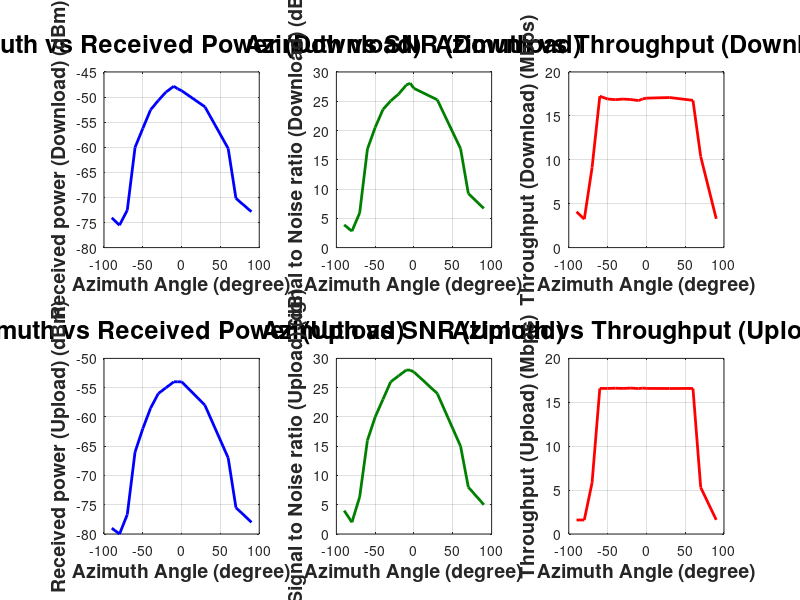
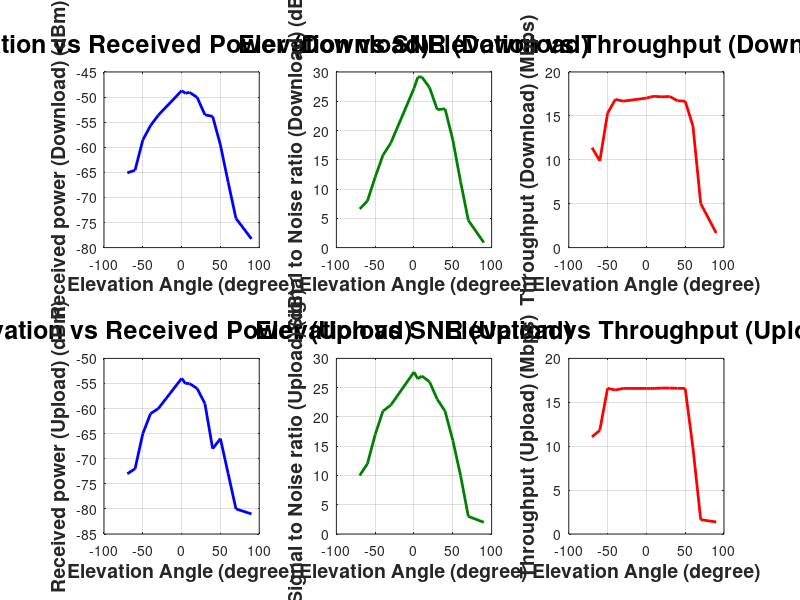

Reproduce these figures in MATLAB, in order.
clc; clear all; close all;

%a for azimuth, e for elevation, d for download, u for upload, p for
%received power, s for snr and d for data rate
a	=  [	-90	-80	-70	-60	-50	-40	-30	-20	-10	-5	0	30	60	70	90	];

apd	=  [	-74.06	-75.53	-72.53	-60.03	-56.25	-52.545	-50.67	-48.99	-47.84	-48.36	-48.73	-51.94	-60.25	-70.19	-72.86	];
asd	=  [	3.89	2.8	5.92	16.84	20.53	23.585	25.08	26.2	27.765	28.08	27.20	25.25	16.9	9.235	6.69	];
add	=  [	4.07	3.24	9.10	17.24	16.92	16.85	16.915	16.86	16.745	16.925	17.02	17.09	16.77	10.36	3.28	];

apu	=  [	-79	-80	-76.67	-66	-62	-58.5	-56	-55	-54	-54	-54.00	-58	-67	-75.5	-78	];
asu	=  [	4	2	6.33	16	20	23	26	27	28	28	27.67	24	15	8	5	];
adu	=  [	1.595	1.6	5.83	16.58	16.58	16.605	16.58	16.62	16.56	16.62	16.58	16.57	16.58	5.295	1.61	];
																	
e	=  [	-70	-60	-50	-40	-30	0	5	10	20	30	40	50	60	70	90	];

epd	=  [	-65.1	-64.58	-58.56	-55.67	-53.61	-48.73	-49.255	-49.045	-50.06	-53.53	-53.86	-59.56	-66.99	-74.17	-78.27	];
esd	=  [	6.6	7.975	12.04	15.79	17.84	27.20	29.135	29.16	27.35	23.57	23.71	18.4	11.26	4.65	0.85	];
edd	=  [	11.38	9.885	15.31	16.88	16.68	17.02	17.145	17.23	17.17	17.21	16.73	16.67	13.84	5.01	1.65	];

epu	=  [	-73	-72	-65	-61	-60	-54.00	-55	-55	-56	-59	-68	-66	-73	-80	-81	];
esu	=  [	10	12	17	21	22	27.67	26.5	27	26	23	21	16	10	3	2	];
edu	=  [	11.06	11.82	16.59	16.4	16.58	16.58	16.575	16.58	16.62	16.62	16.59	16.58	9.8	1.63	1.37	];


figure;
subplot(231);
plot(a,apd,'b','LineWidth',2);grid on;xlabel('Azimuth Angle (degree)','fontweight','bold','fontsize',14);ylabel('Received power (Download) (dBm)','fontweight','bold','fontsize',14);
title('Azimuth vs Received Power (Download)','fontsize',18);
subplot(232);
plot(a,asd,'color',[0 0.5 0],'LineWidth',2);grid on;xlabel('Azimuth Angle (degree)','fontweight','bold','fontsize',14);ylabel('Signal to Noise ratio (Download) (dB)','fontweight','bold','fontsize',14);
title('Azimuth vs SNR (Download)','fontsize',18);
subplot(233);
plot(a,add,'r','LineWidth',2);grid on;xlabel('Azimuth Angle (degree)','fontweight','bold','fontsize',14);ylabel('Throughput (Download) (Mbps)','fontweight','bold','fontsize',14);
title('Azimuth vs Throughput (Download)','fontsize',18);

subplot(234);
plot(a,apu,'b','LineWidth',2);grid on;xlabel('Azimuth Angle (degree)','fontweight','bold','fontsize',14);ylabel('Received power (Upload) (dBm)','fontweight','bold','fontsize',14);
title('Azimuth vs Received Power (Upload)','fontsize',18);
subplot(235);
plot(a,asu,'color',[0 0.5 0],'LineWidth',2);grid on;xlabel('Azimuth Angle (degree)','fontweight','bold','fontsize',14);ylabel('Signal to Noise ratio (Upload) (dB)','fontweight','bold','fontsize',14);
title('Azimuth vs SNR (Upload)','fontsize',18);
subplot(236);
plot(a,adu,'r','LineWidth',2);grid on;xlabel('Azimuth Angle (degree)','fontweight','bold','fontsize',14);ylabel('Throughput (Upload) (Mbps)','fontweight','bold','fontsize',14);
title('Azimuth vs Throughput (Upload)','fontsize',18);

figure;
subplot(231);
plot(e,epd,'b','LineWidth',2);grid on;xlabel('Elevation Angle (degree)','fontweight','bold','fontsize',14);ylabel('Received power (Download) (dBm)','fontweight','bold','fontsize',14);
title('Elevation vs Received Power (Download)','fontsize',18);
subplot(232);
plot(e,esd,'color',[0 0.5 0],'LineWidth',2);grid on;xlabel('Elevation Angle (degree)','fontweight','bold','fontsize',14);ylabel('Signal to Noise ratio (Download) (dB)','fontweight','bold','fontsize',14);
title('Elevation vs SNR (Download)','fontsize',18);
subplot(233);
plot(e,edd,'r','LineWidth',2);grid on;xlabel('Elevation Angle (degree)','fontweight','bold','fontsize',14);ylabel('Throughput (Download) (Mbps)','fontweight','bold','fontsize',14);
title('Elevation vs Throughput (Download)','fontsize',18);

subplot(234);
plot(e,epu,'b','LineWidth',2);grid on;xlabel('Elevation Angle (degree)','fontweight','bold','fontsize',14);ylabel('Received power (Upload) (dBm)','fontweight','bold','fontsize',14);
title('Elevation vs Received Power (Upload)','fontsize',18);
subplot(235);
plot(e,esu,'color',[0 0.5 0],'LineWidth',2);grid on;xlabel('Elevation Angle (degree)','fontweight','bold','fontsize',14);ylabel('Signal to Noise ratio (Upload) (dB)','fontweight','bold','fontsize',14);
title('Elevation vs SNR (Upload)','fontsize',18);
subplot(236);
plot(e,edu,'r','LineWidth',2);grid on;xlabel('Elevation Angle (degree)','fontweight','bold','fontsize',14);ylabel('Throughput (Upload) (Mbps)','fontweight','bold','fontsize',14);
title('Elevation vs Throughput (Upload)','fontsize',18);

